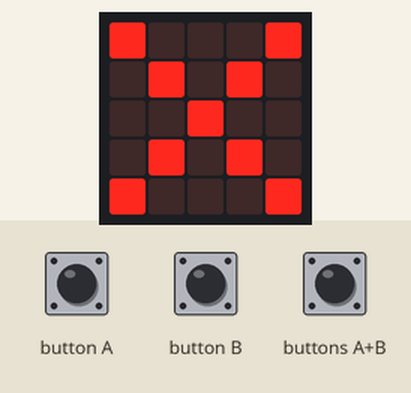
This program was run on a simulated Calliope mini (MakeCode). On the bench: the board's 5×5 LED display. The test bench sets the inputs (shaded band). Random numbers come from a fixed seed.

Above: at 1.5 s.
1.6 s: buttons A+B pressed for 0.15 s
At 2.3 s:
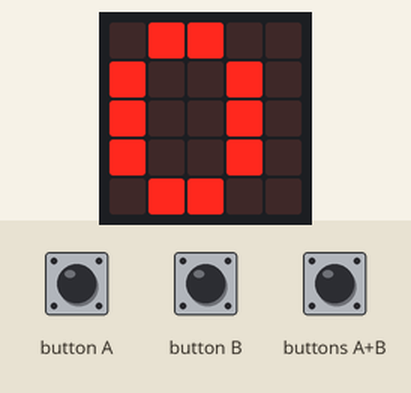
4.7 s: buttons A+B pressed for 1 s
At 6.7 s:
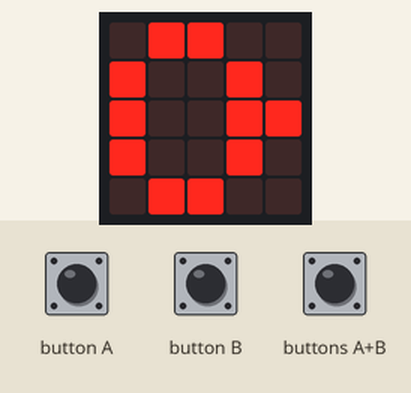
8.3 s: button A pressed 5 times (0.12 s each, 0.3 s apart)
At 10.2 s:
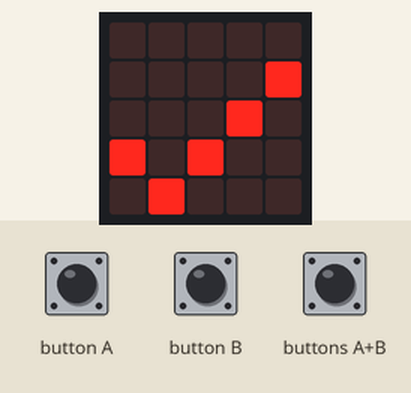
12.8 s: buttons A+B pressed for 1 s
At 14.4 s:
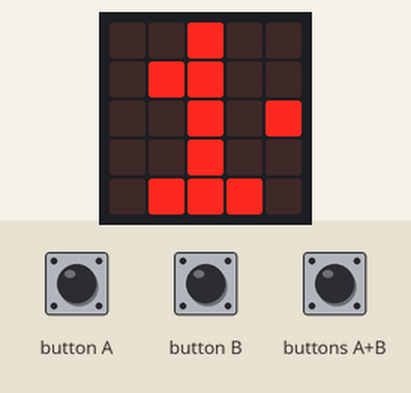
Timing chart, 0 to 15.9 s (numbered marks = the images above; inputs shaded):
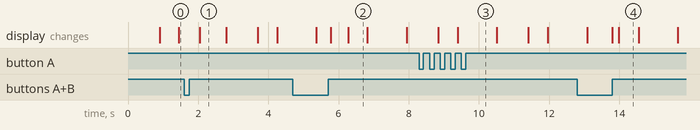

Measured:
- what the display in image 1 shows lasts 0.7 s, from 2.1 s to 2.8 s
- what the display in image 2 shows lasts 0.5 s, from 6.3 s to 6.8 s

The program:

main.ts
```typescript
input.onButtonPressed(Button.A, function () {
    if (GebeTastenFrei == 1) {
        if (Zufall == 0) {
            Treffer = 1
        }
    }
})
input.onButtonPressed(Button.AB, function () {
    basic.showNumber(Spielstand)
    basic.pause(500)
})
input.onButtonPressed(Button.B, function () {
    if (GebeTastenFrei == 1) {
        if (Zufall == 1) {
            Treffer = 1
        }
    }
})
let Treffer = 0
let Zufall = 0
let GebeTastenFrei = 0
let Spielstand = 0
Spielstand = 0
basic.forever(function () {
    Treffer = 0
    basic.showLeds(`
        . . # . .
        . . # . .
        . . # . .
        . . # . .
        . . # . .
        `)
    basic.pause(500)
    Zufall = randint(0, 1)
    if (Zufall == 0) {
        led.plot(0, 2)
    } else {
        led.plot(4, 2)
    }
    GebeTastenFrei = 1
    for (let Index = 0; Index <= 10; Index++) {
        basic.pause(50)
    }
    GebeTastenFrei = 0
    if (Treffer == 1) {
        Spielstand += 1
        basic.showIcon(IconNames.Yes)
    } else {
        basic.showIcon(IconNames.No)
    }
    basic.pause(500)
})
```

test.ts
```typescript
// Hier kann man Tests durchführen; diese Datei wird nicht kompiliert, wenn dieses Paket als Erweiterung verwendet wird.
```
